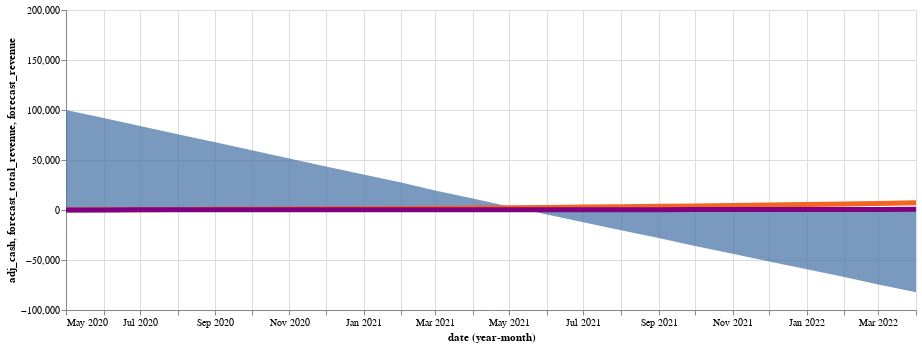

The notebook cell this image was saved under:
### Code cell
# This is a variable forecast for modelling different growth-rates.
# Initial growth rate is set to be the current growth rate

# This cannot be 0, as growth rate wouldn't work
start_revenue = INITIAL_REVENUE if INITIAL_REVENUE > 100 else 100
scale = (-CURRENT_CASH_GBP, CURRENT_CASH_GBP * 2)

monthly_growth_percent = WEEKLY_GROWTH_PERCENT * 4
slider = alt.binding_range(min=0, max=100, step=0.1, name='Monthly growth rate (%)')
selector = alt.selection_single(fields=['month_growth'], bind=slider, init={'month_growth': monthly_growth_percent})

base = alt.Chart(df[['date', 'cash_0g']]).transform_window(
    # Use count() to find out the current month we're on (i.e. the index), as we use that as the power for our growth rate
    index='count()'
).transform_calculate(
    # Transform a % growth rate (i.e. 7) into sometime useful (i.e. 1.07).
    # Raise that to our current month (i.e. for month 2, 1.07 ** 2 = ~1.145), and multiply that by our revenue amount (~1.145 * 500)
    forecast_revenue = ((1+(selector.month_growth / 100)) ** alt.datum.index) * start_revenue
).transform_window(
    # Take what is in practice the cumulative product of revenue (i.e. total revenue earned so far)
    forecast_total_revenue = 'sum(forecast_revenue)', frame=[None, 0]
).transform_calculate(
    # Add cumprod to current cash to find cash standing (i.e. if we have £100k cash, and 10 months of £10k revenue, we have £200k now)
    adj_cash = alt.datum.cash_0g + alt.datum.forecast_total_revenue
).encode(x='yearmonth(date):T')

cash = base.encode(y=alt.Y('adj_cash:Q', scale=alt.Scale(domain=scale))).mark_area(opacity=0.75)
revenue = base.encode(y='forecast_total_revenue:Q').mark_line(color='#f26522', size=5) 
revenue_growth = base.encode(y='forecast_revenue:Q').mark_line(color='purple', size=5)

charts = cash + revenue + revenue_growth

chart_final = charts.add_selection(selector).interactive().properties(width=850)
chart_final

### Figure 1 — Vega-Lite specification as saved in the notebook (floating-point values rounded to 4 significant figures)
{"config": {"view": {"continuousWidth": 400, "continuousHeight": 300}}, "layer": [{"mark": {"type": "area", "opacity": 0.75}, "encoding": {"x": {"type": "temporal", "field": "date", "timeUnit": "yearmonth"}, "y": {"type": "quantitative", "field": "adj_cash", "scale": {"domain": [-100000, 200000]}}}, "selection": {"selector023": {"type": "single", "fields": ["month_growth"], "bind": {"input": "range", "max": 100, "min": 0, "name": "Monthly growth rate (%)", "step": 0.1}, "init": {"month_growth": 8}}, "selector024": {"type": "interval", "bind": "scales", "encodings": ["x", "y"]}}, "transform": [{"window": [{"op": "count", "as": "index"}]}, {"calculate": "(pow((1 + (selector023.month_growth / 100)),datum.index) * 100)", "as": "forecast_revenue"}, {"window": [{"op": "sum", "field": "forecast_revenue", "as": "forecast_total_revenue"}], "frame": [null, 0]}, {"calculate": "(datum.cash_0g + datum.forecast_total_revenue)", "as": "adj_cash"}]}, {"mark": {"type": "line", "color": "#f26522", "size": 5}, "encoding": {"x": {"type": "temporal", "field": "date", "timeUnit": "yearmonth"}, "y": {"type": "quantitative", "field": "forecast_total_revenue"}}, "transform": [{"window": [{"op": "count", "as": "index"}]}, {"calculate": "(pow((1 + (selector023.month_growth / 100)),datum.index) * 100)", "as": "forecast_revenue"}, {"window": [{"op": "sum", "field": "forecast_revenue", "as": "forecast_total_revenue"}], "frame": [null, 0]}, {"calculate": "(datum.cash_0g + datum.forecast_total_revenue)", "as": "adj_cash"}]}, {"mark": {"type": "line", "color": "purple", "size": 5}, "encoding": {"x": {"type": "temporal", "field": "date", "timeUnit": "yearmonth"}, "y": {"type": "quantitative", "field": "forecast_revenue"}}, "transform": [{"window": [{"op": "count", "as": "index"}]}, {"calculate": "(pow((1 + (selector023.month_growth / 100)),datum.index) * 100)", "as": "forecast_revenue"}, {"window": [{"op": "sum", "field": "forecast_revenue", "as": "forecast_total_revenue"}], "frame": [null, 0]}, {"calculate": "(datum.cash_0g + datum.forecast_total_revenue)", "as": "adj_cash"}]}], "data": {"name": "data-f136e79356357e759a2d1bda71444b95"}, "width": 850, "$schema": "https://vega.github.io/schema/vega-lite/v4.8.1.json", "datasets": {"data-f136e79356357e759a2d1bda71444b95": [{"date": "2020-05-31T13:05:59.252861", "cash_0g": 100000.0}, {"date": "2020-06-30T13:05:59.252861", "cash_0g": 91770.0}, {"date": "2020-07-31T13:05:59.252861", "cash_0g": 83530.0}, {"date": "2020-08-31T13:05:59.252861", "cash_0g": 75300.0}, {"date": "2020-09-30T13:05:59.252861", "cash_0g": 67070.0}, {"date": "2020-10-31T13:05:59.252861", "cash_0g": 58830.0}, {"date": "2020-11-30T13:05:59.252861", "cash_0g": 50600.0}, {"date": "2020-12-31T13:05:59.252861", "cash_0g": 42370.0}, {"date": "2021-01-31T13:05:59.252861", "cash_0g": 34130.0}, {"date": "2021-02-28T13:05:59.252861", "cash_0g": 25900.0}, {"date": "2021-03-31T13:05:59.252861", "cash_0g": 17670.0}, {"date": "2021-04-30T13:05:59.252861", "cash_0g": 9433.0}, {"date": "2021-05-31T13:05:59.252861", "cash_0g": 1200.0}, {"date": "2021-06-30T13:05:59.252861", "cash_0g": -7033.0}, {"date": "2021-07-31T13:05:59.252861", "cash_0g": -15270.0}, {"date": "2021-08-31T13:05:59.252861", "cash_0g": -23500.0}, {"date": "2021-09-30T13:05:59.252861", "cash_0g": -31730.0}, {"date": "2021-10-31T13:05:59.252861", "cash_0g": -39970.0}, {"date": "2021-11-30T13:05:59.252861", "cash_0g": -48200.0}, {"date": "2021-12-31T13:05:59.252861", "cash_0g": -56430.0}, {"date": "2022-01-31T13:05:59.252861", "cash_0g": -64670.0}, {"date": "2022-02-28T13:05:59.252861", "cash_0g": -72900.0}, {"date": "2022-03-31T13:05:59.252861", "cash_0g": -81130.0}, {"date": "2022-04-30T13:05:59.252861", "cash_0g": -89370.0}]}}
